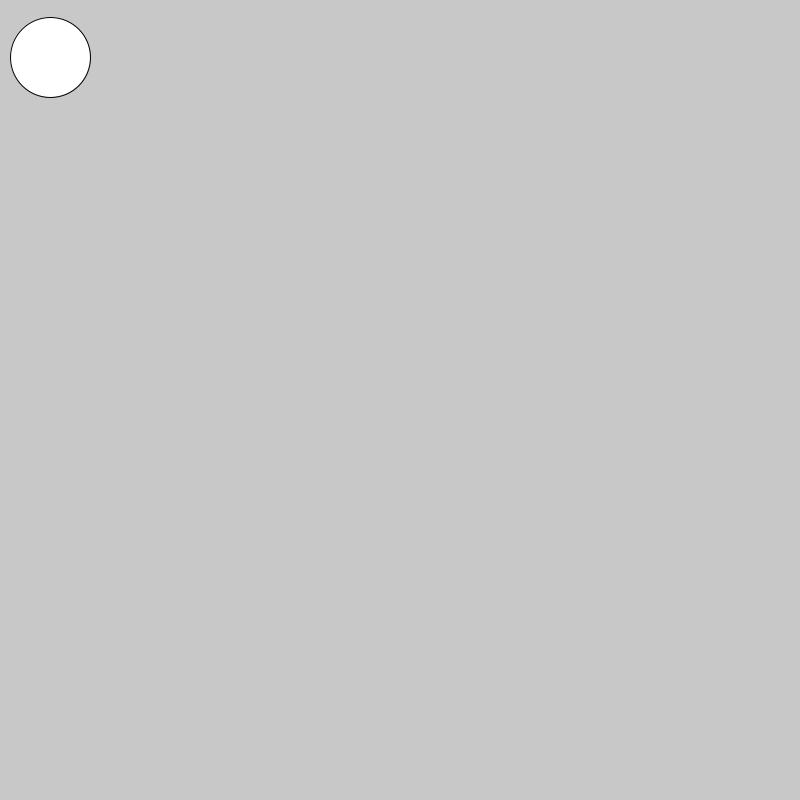
Frame 1 (no input)
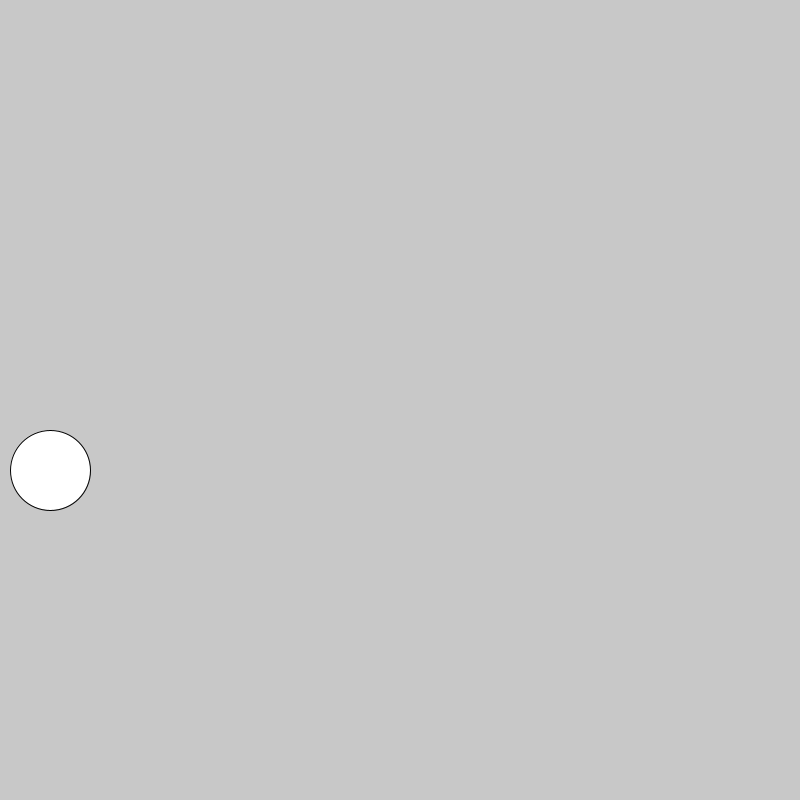
Frame 60 (the mouse pressed at the canvas centre just before this capture)
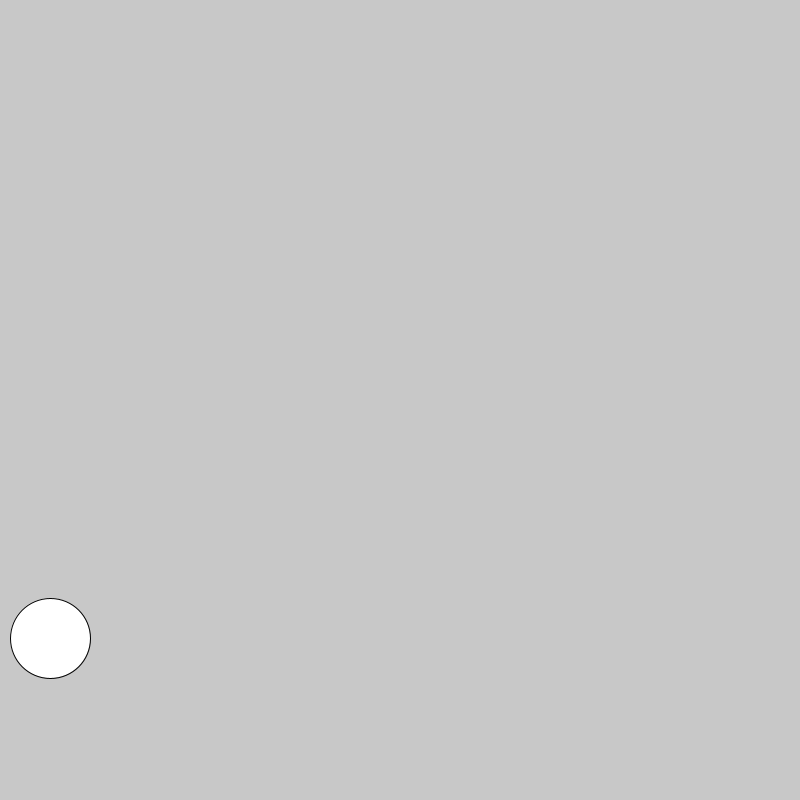
Frame 120 (the mouse held since frame 60 and released just before this capture)

The Processing sketch that drew these frames (run headless with seeded random() and noise(); from frame 60 on, the mouse is pressed at the canvas centre):

// Processing sketch: midterm_09
// ── midterm_09.pde
// QUESTION 9 - 
// put together a skeleton Pong game.

// create a bouncing ball that starts in the middle of the screen 
// either use a class or independent variables, it doesn't matter
// make it bounce only on the top and bottom walls
// create two paddles. this can also be a class or not
// have key presses control the up and down movement of the paddles independently
// make the ball reverse x direction when it touches the paddles
// return the ball to the middle of the screen with a random position when it goes off screen
// keep score for the two players
float x = width/2;
float y = height/2;
float r = 40;
float dx = 5;
float dy = 7;


void setup() {
  size(800, 800);
}

void draw() {
  

  background(200);
  x += 0;
  y += dy;

 

  fill(255);
  ellipse(x, y, r*2, r*2);

if (x > width - r || x < r) {
 dx = -dx;
}

  if (y > height - r || y < r) {
    dy = -dy;
  }
}
